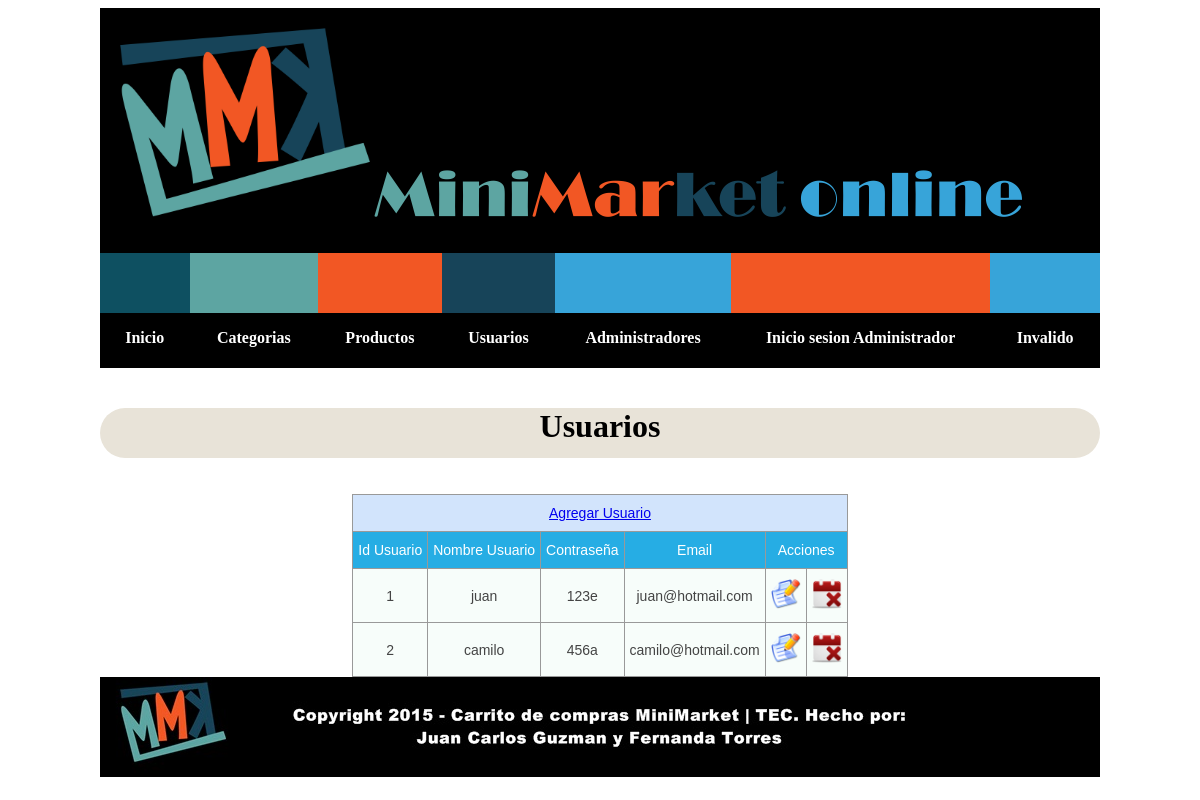
The page /Admin/usuarios.php on the database as committed earlier.
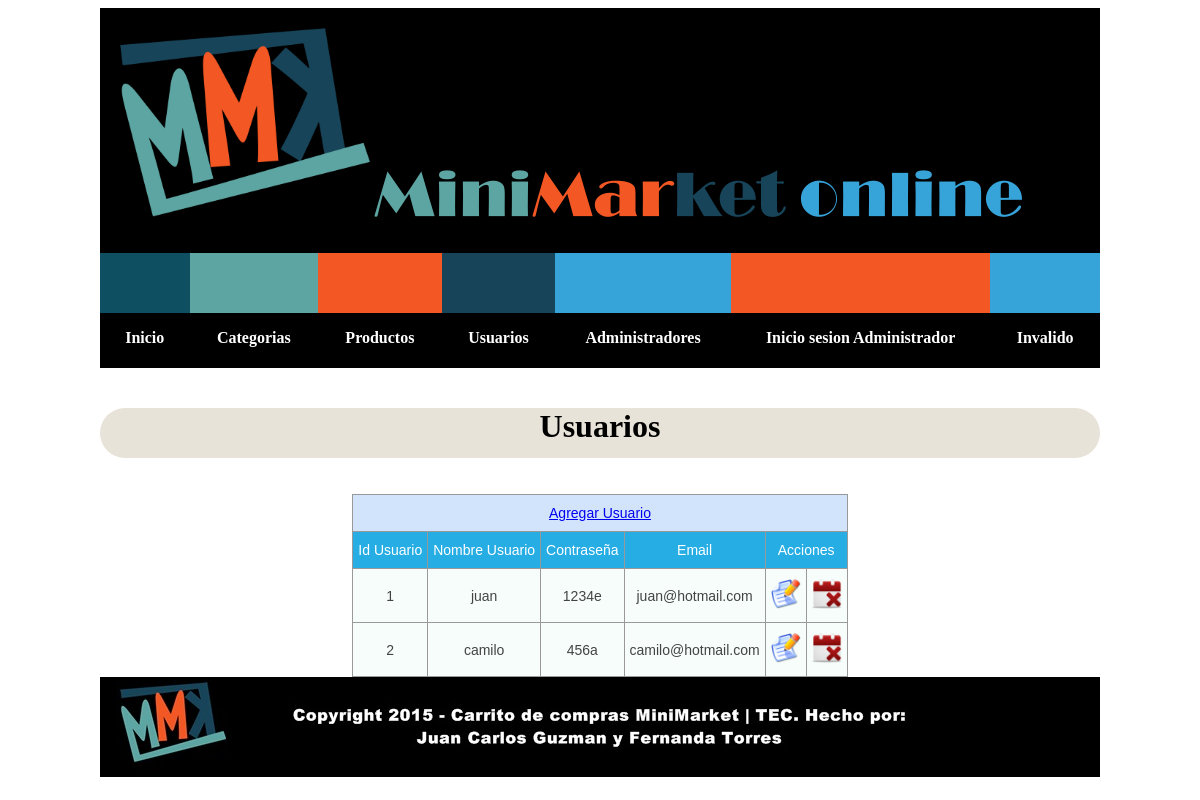
The same page on the database as committed later.
### tables this page shows
CREATE TABLE IF NOT EXISTS `usuarios` (
  `idusuario` int(11) NOT NULL,
  `nombreUsu` varchar(45) NOT NULL,
  `contrasena` varchar(45) NOT NULL,
  `email` varchar(45) NOT NULL
);

### Admin/usuarios.php (the view, shortened to what this page needs)
<?php
        $mysql = new conexion();
        $mysqli=$mysql->conctar();
$sql ="SELECT * FROM usuarios";
$consulta= $mysqli->query($sql);
?>
<!DOCTYPE html>
<html>
    <head>
        <link rel="stylesheet" href="css/estiloUsuario.css" type="text/css" media="screen" />
    </head>
    <?php include 'header.php';?>
    <body>
        <h1>Usuarios</h1>
        <br>
        <br>
        <table class="tg">
  <tr>
      <th class="tg-nmn5" colspan="6"><a href="agregarUsuario.php">Agregar Usuario</a></th>
  </tr>
  <tr>
    <td class="tg-qj4c">Id Usuario</td>
    <td class="tg-qj4c">Nombre Usuario</td>
    <td class="tg-qj4c">Contraseña</td>
    <td class="tg-qj4c">Email</td>
    <td class="tg-qj4c" colspan="2">Acciones</td>
  </tr>
  <?php while($campos=mysqli_fetch_object($consulta)){?>
  <tr>
    <td class="tg-031e"><?php echo $campos->idusuario; ?></td>
    <td class="tg-031e"><?php echo $campos->nombreUsu; ?></td>
    <td class="tg-031e"><?php echo $campos->contrasena; ?></td>
    <td class="tg-031e"><?php echo $campos->email; ?></td>
    <td class="tg-031e"><a class="ac"href="#"  onclick="modificarUsuario(<?php echo $campos->idusuario; ?>)"><img src="../img/modificar.png" width="30px" height="30px"/></a></td>
    <td class="tg-031e"><a class="ac"href="#"  onclick="eliminarUsuario(<?php echo $campos->idusuario; ?>)"><img src="../img/remove_event_256.png" width="30px" height="30px"/></a></td>
  </tr>
  <?php }?>
</table
    </body>
     <div id="foot"><?php include './footer.php';?></div>
</html>

Rows that differ between the two databases and show on the page:
changed usuarios "juan": contrasena "123e" → "1234e"
